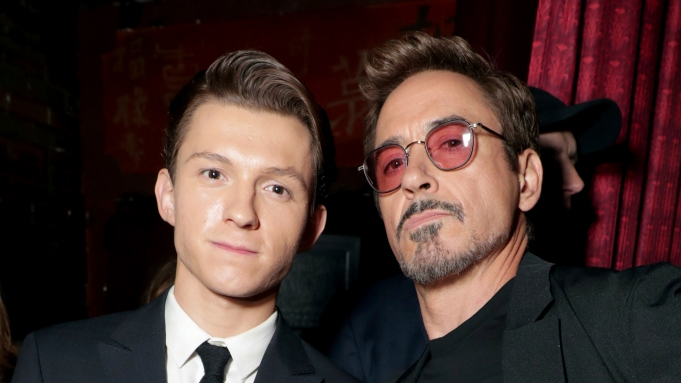
#> input picture Face_Detection/RDJandTom.jpg, 681 x 383 px
$ python face_detector.py
#> lines starting #> are read from the running program, lines starting #| are printed output that depends on the picture; after the words box and inside, x2 and y2 are one past the last pixel; in counts of white or black regions, pixels touching at a corner belong together
import cv2
from random import randrange

# loaded some pre-trained data on face frontals from opencv (haar cascade algorithm)
trained_face_data = cv2.CascadeClassifier("haarcascade_frontalface_default.xml")

# reading an image to detect faces in
img = cv2.imread("RDJandTom.jpg")
#> img is the input picture: shape (383, 681, 3); mean B, G, R 44.4, 47.7, 68.3

# converting the image to grayscale
grayscaled_img = cv2.cvtColor(img, cv2.COLOR_BGR2GRAY)
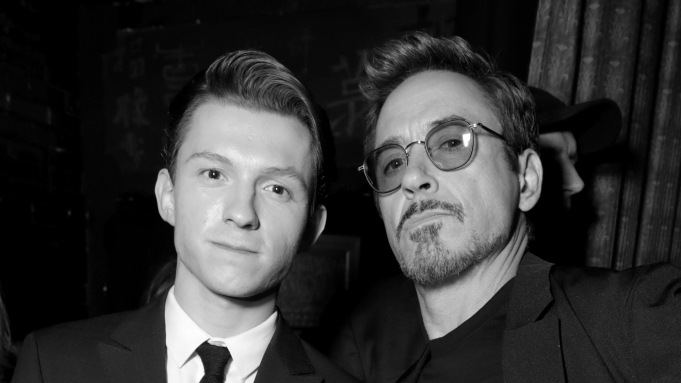
#> grayscaled_img: shape (383, 681); min 0, max 255, mean 53.5

# detecting faces
face_coordinates = trained_face_data.detectMultiScale(grayscaled_img)       # coordinates of a rectangle
#> face_coordinates = [[157, 113, 172, 172], [326, 78, 199, 199]]

# drawing rectangles around all the faces
for (x, y, w, h) in face_coordinates:
    cv2.rectangle(img, (x,y), (x+w, y+h), (randrange(256), randrange(256), randrange(256)), 2)       # (0, 255, 0), 2 => green colour for the rectangle with thickness of 2
#> this loop made 2 passes
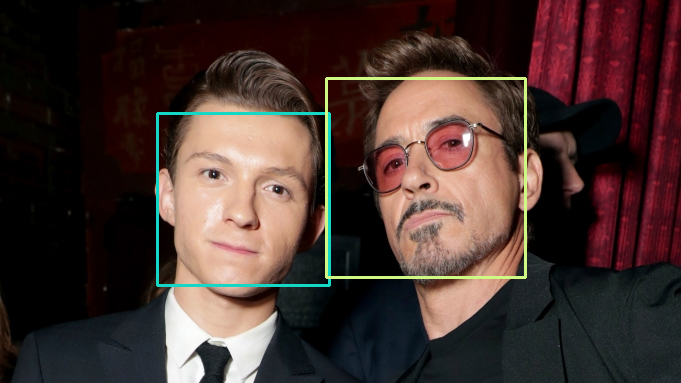
#> img: shape (383, 681, 3); 1.7% of pixels changed, all inside (x1, y1, x2, y2) = (156, 77, 527, 287)

# showing the image
cv2.imshow("Face Detector", img)
cv2.waitKey()

print("Code completed")
